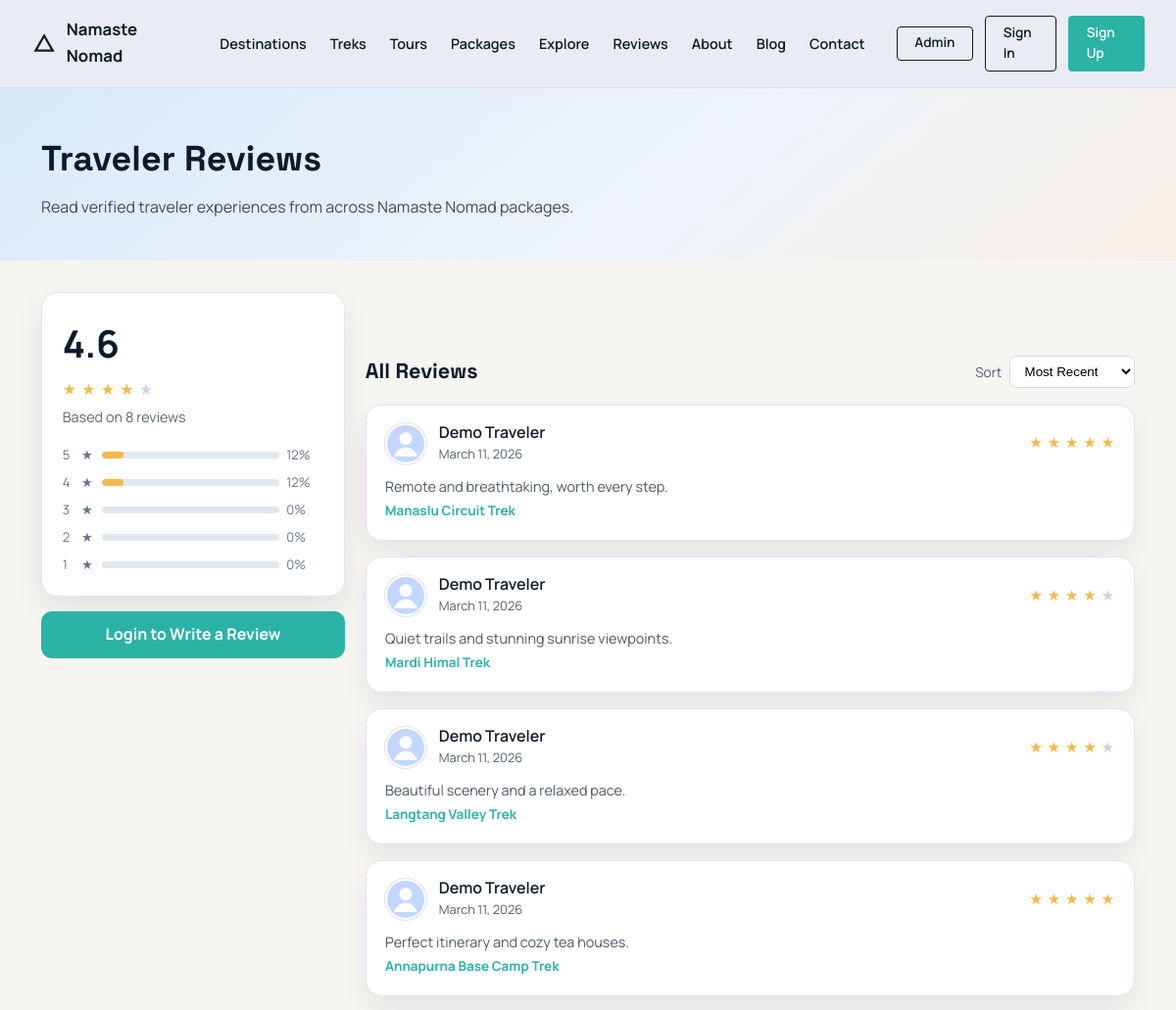
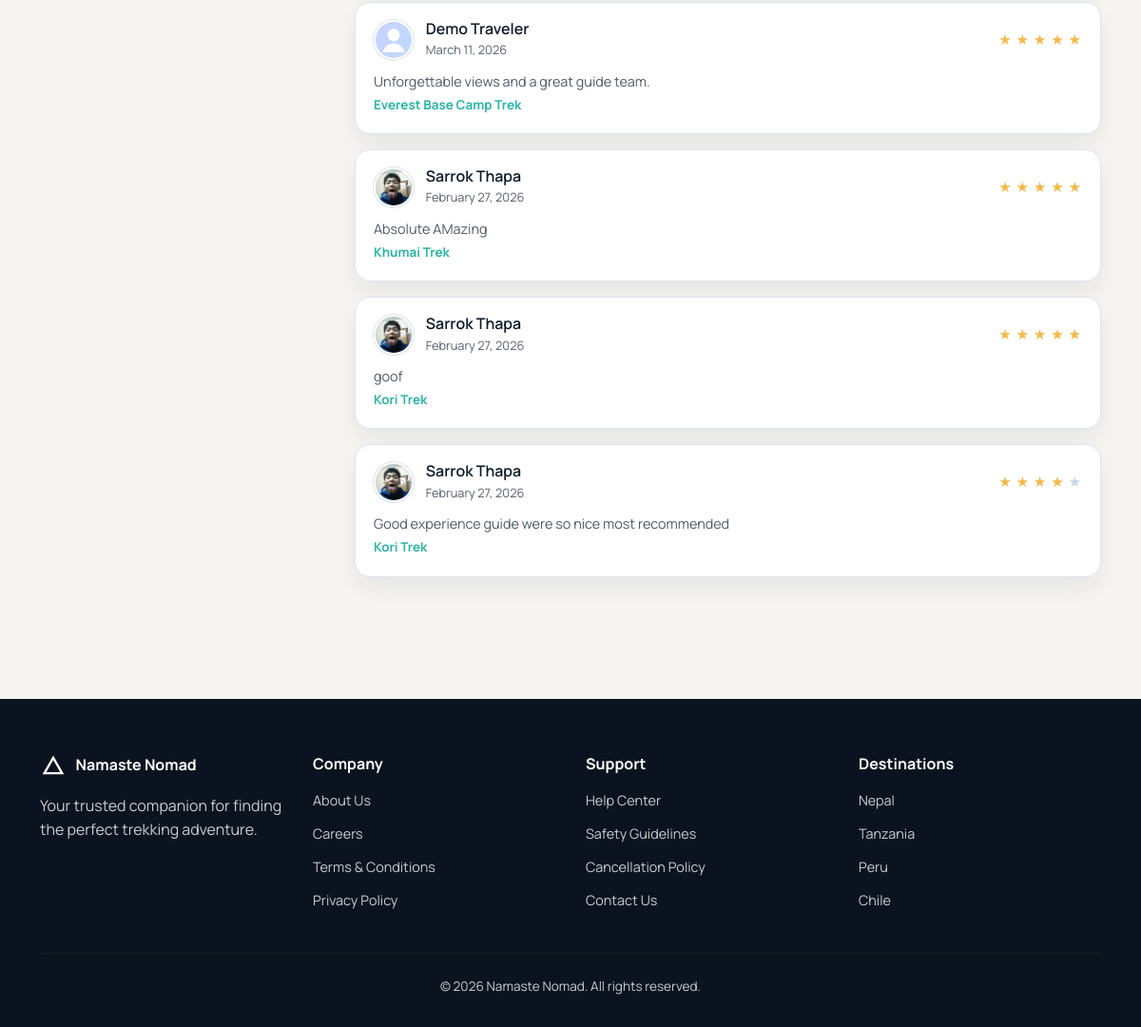
The app's page /reviews/ with its own data (2 pictures, top to bottom).
### core/models.py (models this page shows, shortened)
class Review(models.Model):
    package = models.ForeignKey(Package, on_delete=models.CASCADE, related_name='reviews')
    traveler = models.ForeignKey(
        settings.AUTH_USER_MODEL,
        on_delete=models.SET_NULL,
        related_name='traveler_reviews',
        null=True,
        blank=True,
    )
    rating = models.PositiveSmallIntegerField(
        validators=[MinValueValidator(1), MaxValueValidator(5)],
    )
    comment = models.TextField(blank=True)
    created_at = models.DateTimeField(auto_now_add=True)

class Package(models.Model):
    DIFFICULTY_CHOICES = (
        ('easy', 'Easy'),
        ('moderate', 'Moderate'),
        ('challenging', 'Challenging'),
        ('expedition', 'Expedition'),
    )
    CATEGORY_TREK = 'TREK'
    CATEGORY_TOUR = 'TOUR'
    CATEGORY_CHOICES = (
        (CATEGORY_TREK, 'Trek'),
        (CATEGORY_TOUR, 'Tour'),
    )
    vendor = models.ForeignKey(
        settings.AUTH_USER_MODEL,
        on_delete=models.CASCADE,
        related_name='vendor_packages',
    )
    title = models.CharField(max_length=200)
    category = models.CharField(max_length=10, choices=CATEGORY_CHOICES, default=CATEGORY_TREK)
    location = models.CharField(max_length=120, blank=True)
    location_name = models.CharField(max_length=255, blank=True)
    latitude = models.FloatField(blank=True, null=True)
    longitude = models.FloatField(blank=True, null=True)
    description = models.TextField(blank=True)
    itinerary = models.TextField(blank=True)
    inclusions = models.TextField(blank=True)
    exclusions = models.TextField(blank=True)
    duration_days = models.PositiveSmallIntegerField(blank=True, null=True)
    difficulty = models.CharField(max_length=20, choices=DIFFICULTY_CHOICES, blank=True)
    group_size = models.PositiveSmallIntegerField(blank=True, null=True)
    available_slots = models.PositiveIntegerField(default=10)
    available_from = models.DateField(blank=True, null=True)
    available_until = models.DateField(blank=True, null=True)
    best_season = models.CharField(max_length=100, blank=True)
    image_url = models.URLField(blank=True)
    has_guide = models.BooleanField(default=False)
    includes_meals = models.BooleanField(default=False)
    includes_accommodation = models.BooleanField(default=False)
    includes_transport = models.BooleanField(default=False)
    includes_permits = models.BooleanField(default=False)
    price = models.DecimalField(
        max_digits=10,
        decimal_places=2,
        validators=[MinValueValidator(0)],
    )
    is_active = models.BooleanField(default=True)
    is_featured = models.BooleanField(default=False)
    views_count = models.PositiveIntegerField(default=0)
    created_at = models.DateTimeField(auto_now_add=True)

### core/views.py (the view)
# urls.py: path('reviews/', views.review_list, name='review_list'),
def review_list(request):
    sort = (request.GET.get('sort') or 'recent').lower()
    reviews_base = Review.objects.select_related('traveler', 'traveler__traveler_profile', 'package')
    if sort == 'highest':
        reviews_base = reviews_base.order_by('-rating', '-created_at')
    elif sort == 'lowest':
        reviews_base = reviews_base.order_by('rating', '-created_at')
    else:
        sort = 'recent'
        reviews_base = reviews_base.order_by('-created_at')
    summary = reviews_base.aggregate(avg_rating=Avg('rating'), total_reviews=Count('id'))
    total_reviews = summary.get('total_reviews') or 0
    avg_rating = summary.get('avg_rating') or 0
    rating_counts = {
        item['rating']: item['total']
        for item in reviews_base.values('rating').annotate(total=Count('id'))
    }
    rating_breakdown = []
    for stars in range(5, 0, -1):
        count = rating_counts.get(stars, 0)
        percent = int(round((count / total_reviews) * 100)) if total_reviews else 0
        rating_breakdown.append({
            'stars': stars,
            'count': count,
            'percent': percent,
        })
    paginator = Paginator(reviews_base, 8)
    page_obj = paginator.get_page(request.GET.get('page'))
    reviews = _prepare_review_cards(page_obj.object_list)
    can_review = request.user.is_authenticated and getattr(request.user, 'user_type', '') == 'traveler'
    review_packages = Package.objects.filter(is_active=True).order_by('title')
    is_logged_in = request.user.is_authenticated
    return render(request, 'core/reviews.html', {
        'reviews': reviews,
        'page_obj': page_obj,
        'review_sort': sort,
        'rating_breakdown': rating_breakdown,
        'avg_rating': avg_rating,
        'total_reviews': total_reviews,
        'can_review': can_review,
        'is_logged_in': is_logged_in,
        'review_packages': review_packages,
    })

### core/templates/core/reviews.html (shortened to what this page needs)
{% load static %}
<!DOCTYPE html>
<html lang="en">
<head>
    <link rel="stylesheet" href="{% static 'css/style.css' %}">
    <link rel="stylesheet" href="{% static 'css/landing.css' %}">
    <link rel="stylesheet" href="{% static 'css/reviews.css' %}">
    <link rel="stylesheet" href="{% static 'css/notifications.css' %}?v=20260313a">
</head>
<body>
    <nav class="landing-nav">
        <div class="nav-container">
            <a class="nav-brand" href="{% url 'home' %}">
                <svg width="28" height="28" viewBox="0 0 24 24" fill="none" stroke="currentColor" stroke-width="2">
                    <path d="M4 19l8-14 8 14H4z"/>
                </svg>
                <span>Namaste Nomad</span>
            </a>
            <div class="nav-menu">
                <a href="#">Destinations</a>
                <a href="{% url 'package_treks' %}">Treks</a>
                <a href="{% url 'package_tours' %}">Tours</a>
                <a href="{% url 'package_list' %}">Packages</a>
                <a href="{% url 'community_feed' %}">Explore</a>
                <a href="{% url 'review_list' %}">Reviews</a>
                <a href="{% url 'about' %}">About</a>
                <a href="{% url 'blog_list' %}">Blog</a>
                <a href="{% url 'contact' %}">Contact</a>
            </div>
            {% include "core/includes/public_nav_actions.html" %}
        </div>
    </nav>
    <header class="reviews-hero">
        <div class="container-landing">
            <h1>Traveler Reviews</h1>
            <p>Read verified traveler experiences from across Namaste Nomad packages.</p>
        </div>
    </header>
    <main class="reviews-main">
        <div class="container-landing reviews-layout">
            <aside class="reviews-summary-panel">
                <div class="reviews-summary-card">
                    <div class="summary-score">{{ avg_rating|floatformat:1 }}</div>
                    <div class="summary-stars" aria-label="{{ avg_rating|floatformat:1 }} out of 5 stars">
                        {% for star in "12345" %}
                            <span class="{% if forloop.counter <= avg_rating|default:0 %}filled{% endif %}">&#9733;</span>
                        {% endfor %}
                    </div>
                    <div class="summary-count">Based on {{ total_reviews }} review{{ total_reviews|pluralize }}</div>
                    <div class="summary-breakdown">
                        {% for item in rating_breakdown %}
                            <div class="summary-breakdown-row">
                                <span>{{ item.stars }}</span>
                                <span class="filled">&#9733;</span>
                                <div class="summary-breakdown-bar">
                                    <span style="width: {{ item.percent }}%"></span>
                                </div>
                                <span>{{ item.percent }}%</span>
                            </div>
                        {% endfor %}
                    </div>
                </div>
                {% if can_review %}
                    <a class="write-review-btn" href="#write-review">Write a Review</a>
                {% elif not is_logged_in %}
                    <a class="write-review-btn" href="{% url 'account_login_choice' %}">Login to Write a Review</a>
                {% else %}
                    <div class="traveler-only-note">Only traveler accounts can submit reviews.</div>
                {% endif %}
            </aside>
            <section class="reviews-feed-panel">
                <div class="reviews-feed-header">
                    <h2>All Reviews</h2>
                    <form method="get">
                        <label for="review-sort">Sort</label>
                        <select id="review-sort" name="sort" onchange="this.form.submit()">
                            <option value="recent" {% if review_sort == 'recent' %}selected{% endif %}>Most Recent</option>
                        </select>
                    </form>
                </div>
                <div class="all-review-list">
                    {% if reviews %}
                        {% for review in reviews %}
                            <article class="all-review-card">
                                <div class="all-review-head">
                                    <div class="reviewer">
                                        <div class="reviewer-avatar">
                                            {% if review.traveler_avatar_url %}
                                                <img src="{{ review.traveler_avatar_url }}" alt="{{ review.traveler_name }} avatar">
                                            {% else %}
                                                <img src="{% static 'images/default-avatar.svg' %}" alt="Reviewer avatar">
                                            {% endif %}
                                        </div>
                                        <div>
                                            <div class="reviewer-name">{{ review.traveler_name }}</div>
                                            <div class="review-date">{{ review.created_at|date:"F d, Y" }}</div>
                                        </div>
                                    </div>
                                    <div class="review-stars" aria-label="{{ review.rating }} out of 5 stars">
                                        {% for star in "12345" %}
                                            <span class="{% if forloop.counter <= review.rating %}filled{% endif %}">&#9733;</span>
                                        {% endfor %}
                                    </div>
                                </div>
                                <p class="review-comment">{{ review.comment|default:"Great experience!" }}</p>
                                <a class="review-package-link" href="{% url 'package_detail' review.package.id %}">{{ review.package.title }}</a>
                            </article>
                        {% endfor %}
                    {% else %}
                        <div class="review-empty">No reviews available yet.</div>
                    {% endif %}
                </div>
            </section>
        </div>
    </main>
    <footer class="footer">
        <div class="container-landing">
            <div class="footer-grid">
                <div class="footer-column">
                    <div class="footer-brand">
                        <svg width="28" height="28" viewBox="0 0 24 24" fill="none" stroke="currentColor" stroke-width="2">
                            <path d="M4 19l8-14 8 14H4z"/>
                        </svg>
                        <span>Namaste Nomad</span>
                    </div>
                    <p>Your trusted companion for finding the perfect trekking adventure.</p>
                </div>
                <div class="footer-column">
                    <h4>Company</h4>
                    <ul>
                        <li><a href="{% url 'about' %}">About Us</a></li>
                        <li><a href="#">Careers</a></li>
                        <li><a href="#">Terms &amp; Conditions</a></li>
                        <li><a href="#">Privacy Policy</a></li>
                    </ul>
                </div>
                <div class="footer-column">
                    <h4>Support</h4>
                    <ul>
                        <li><a href="#">Help Center</a></li>
                        <li><a href="#">Safety Guidelines</a></li>
                        <li><a href="#">Cancellation Policy</a></li>
                        <li><a href="{% url 'contact' %}">Contact Us</a></li>
                    </ul>
                </div>
                <div class="footer-column">
                    <h4>Destinations</h4>
                    <ul>
                        <li><a href="#">Nepal</a></li>
                        <li><a href="#">Tanzania</a></li>
                        <li><a href="#">Peru</a></li>
                        <li><a href="#">Chile</a></li>
                    </ul>
                </div>
            </div>
            <div class="footer-bottom">
                <p>&copy; 2026 Namaste Nomad. All rights reserved.</p>
            </div>
        </div>
    </footer>
</body>
</html>

### records on screen
Review: traveler_name "Demo Traveler", created_at "March 11, 2026", comment "Remote and breathtaking, worth every step.", package "Manaslu Circuit Trek"
Review: traveler_name "Demo Traveler", created_at "March 11, 2026", comment "Quiet trails and stunning sunrise viewpoints.", package "Mardi Himal Trek"
Review: traveler_name "Demo Traveler", created_at "March 11, 2026", comment "Beautiful scenery and a relaxed pace.", package "Langtang Valley Trek"
Review: traveler_name "Demo Traveler", created_at "March 11, 2026", comment "Perfect itinerary and cozy tea houses.", package "Annapurna Base Camp Trek"
Review: traveler_name "Demo Traveler", created_at "March 11, 2026", comment "Unforgettable views and a great guide team.", package "Everest Base Camp Trek"
Review: traveler_name "Sarrok Thapa", created_at "February 27, 2026", comment "Absolute AMazing", package "Khumai Trek"
Review: traveler_name "Sarrok Thapa", created_at "February 27, 2026", comment "goof", package "Kori Trek"
Review: traveler_name "Sarrok Thapa", created_at "February 27, 2026", comment "Good experience guide were so nice most recommended", package "Kori Trek"

### other values on screen
{{ avg_rating|floatformat:1 }} "4.6"
{{ total_reviews }} "8"
{{ item.stars }} "5" "4" "3" "2" "1"
{{ item.percent }} "12" "12" "0" "0" "0"
